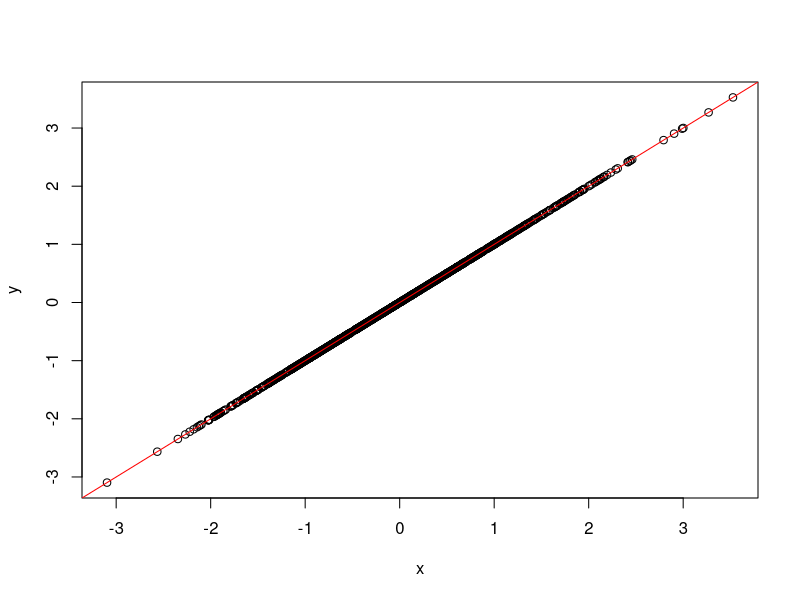

Source code (R):

#####
# How does the regression look when two samples are independent? 
x = rnorm( 1000 );
#y = rnorm( 1000 );
y=x 
m = lm( y ~ x ); 
summary( m );
plot( y ~ x);
abline( m, col="red");

